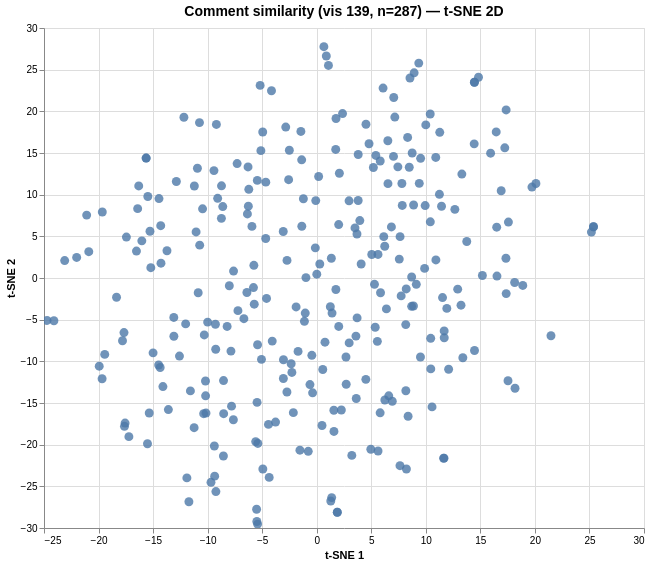

Source (Vega-Lite JSON):
### Vega specification from a JSON file in a GitHub repository (floating-point values rounded to 4 significant figures; data arrays with more than 128 entries replaced by an {"elided": "..."} marker saying what was removed)
{"$schema": "https://vega.github.io/schema/vega/v6.json", "data": [{"name": "param_1e9efca18e7a2868_store"}, {"name": "source_0", "values": {"elided": "287 records"}}, {"name": "source_0_x_domain_dim_1", "values": [{"min": -24.72, "max": 25.37}]}, {"name": "source_0_y_domain_dim_2", "values": [{"min": -29.53, "max": 27.76}]}], "signals": [{"name": "unit", "value": {}, "on": [{"events": "pointermove", "update": "isTuple(group()) ? group() : unit"}]}, {"name": "param_1e9efca18e7a2868", "update": "vlSelectionResolve(\"param_1e9efca18e7a2868_store\", \"union\")"}, {"name": "param_1e9efca18e7a2868_dim_1", "on": [{"events": [{"source": "view", "type": "dblclick"}], "update": "null"}, {"events": {"signal": "param_1e9efca18e7a2868_translate_delta"}, "update": "panLinear(param_1e9efca18e7a2868_translate_anchor.extent_x, -param_1e9efca18e7a2868_translate_delta.x / width)"}, {"events": {"signal": "param_1e9efca18e7a2868_zoom_delta"}, "update": "zoomLinear(domain(\"x\"), param_1e9efca18e7a2868_zoom_anchor.x, param_1e9efca18e7a2868_zoom_delta)"}]}, {"name": "param_1e9efca18e7a2868_dim_2", "on": [{"events": [{"source": "view", "type": "dblclick"}], "update": "null"}, {"events": {"signal": "param_1e9efca18e7a2868_translate_delta"}, "update": "panLinear(param_1e9efca18e7a2868_translate_anchor.extent_y, param_1e9efca18e7a2868_translate_delta.y / height)"}, {"events": {"signal": "param_1e9efca18e7a2868_zoom_delta"}, "update": "zoomLinear(domain(\"y\"), param_1e9efca18e7a2868_zoom_anchor.y, param_1e9efca18e7a2868_zoom_delta)"}]}, {"name": "param_1e9efca18e7a2868_tuple", "on": [{"events": [{"signal": "param_1e9efca18e7a2868_dim_1 || param_1e9efca18e7a2868_dim_2"}], "update": "param_1e9efca18e7a2868_dim_1 && param_1e9efca18e7a2868_dim_2 ? {unit: \"\", fields: param_1e9efca18e7a2868_tuple_fields, values: [param_1e9efca18e7a2868_dim_1,param_1e9efca18e7a2868_dim_2]} : null"}]}, {"name": "param_1e9efca18e7a2868_tuple_fields", "value": [{"field": "dim_1", "channel": "x", "type": "R"}, {"field": "dim_2", "channel": "y", "type": "R"}]}, {"name": "param_1e9efca18e7a2868_translate_anchor", "value": {}, "on": [{"events": [{"source": "scope", "type": "pointerdown"}], "update": "{x: x(unit), y: y(unit), extent_x: domain(\"x\"), extent_y: domain(\"y\")}"}]}, {"name": "param_1e9efca18e7a2868_translate_delta", "value": {}, "on": [{"events": [{"source": "window", "between": [{"source": "scope", "type": "pointerdown"}, {"source": "window", "type": "pointerup"}], "type": "pointermove", "consume": true}], "update": "{x: param_1e9efca18e7a2868_translate_anchor.x - x(unit), y: param_1e9efca18e7a2868_translate_anchor.y - y(unit)}"}]}, {"name": "param_1e9efca18e7a2868_zoom_anchor", "on": [{"events": [{"source": "scope", "consume": true, "type": "wheel"}], "update": "{x: invert(\"x\", x(unit)), y: invert(\"y\", y(unit))}"}]}, {"name": "param_1e9efca18e7a2868_zoom_delta", "on": [{"events": [{"source": "scope", "consume": true, "type": "wheel"}], "update": "pow(1.001, event.deltaY * pow(16, event.deltaMode))", "force": true}]}, {"name": "param_1e9efca18e7a2868_modify", "on": [{"events": {"signal": "param_1e9efca18e7a2868_tuple"}, "update": "modify(\"param_1e9efca18e7a2868_store\", param_1e9efca18e7a2868_tuple, true)"}]}], "marks": [{"type": "symbol", "name": "marks", "from": {"data": "source_0"}, "encode": {"update": {"y": {"field": "dim_2", "scale": "y"}, "fill": {"value": "#4c78a8"}, "tooltip": {"signal": "{\"Comment #\": format(datum[\"index\"], \"\"), \"Comment\": isValid(datum[\"comment\"]) ? datum[\"comment\"] : \"\"+datum[\"comment\"]}"}, "opacity": {"value": 0.8}, "x": {"field": "dim_1", "scale": "x"}, "size": {"value": 80}, "shape": {"value": "circle"}}}, "clip": true, "interactive": true, "style": ["circle"]}], "scales": [{"name": "x", "type": "linear", "domain": [{"signal": "(data(\"source_0_x_domain_dim_1\")[0] || {}).min"}, {"signal": "(data(\"source_0_x_domain_dim_1\")[0] || {}).max"}], "range": [0, {"signal": "width"}], "zero": true, "nice": true, "domainRaw": {"signal": "param_1e9efca18e7a2868[\"dim_1\"]"}}, {"name": "y", "type": "linear", "domain": [{"signal": "(data(\"source_0_y_domain_dim_2\")[0] || {}).min"}, {"signal": "(data(\"source_0_y_domain_dim_2\")[0] || {}).max"}], "range": [{"signal": "height"}, 0], "domainRaw": {"signal": "param_1e9efca18e7a2868[\"dim_2\"]"}, "nice": true, "zero": true}], "axes": [{"scale": "x", "grid": true, "minExtent": 0, "gridScale": "y", "labels": false, "zindex": 0, "maxExtent": 0, "aria": false, "orient": "bottom", "ticks": false, "domain": false, "tickCount": {"signal": "ceil(width/40)"}}, {"scale": "y", "ticks": false, "grid": true, "minExtent": 0, "zindex": 0, "domain": false, "labels": false, "aria": false, "maxExtent": 0, "orient": "left", "tickCount": {"signal": "ceil(height/40)"}, "gridScale": "x"}, {"scale": "x", "labelOverlap": true, "orient": "bottom", "title": "t-SNE 1", "tickCount": {"signal": "ceil(width/40)"}, "zindex": 0, "grid": false, "labelFlush": true}, {"scale": "y", "labelOverlap": true, "orient": "left", "grid": false, "tickCount": {"signal": "ceil(height/40)"}, "zindex": 0, "title": "t-SNE 2"}], "title": {"text": "Comment similarity (vis 139, n=287) — t-SNE 2D", "fontSize": 14, "frame": "group"}, "width": 600, "style": "cell", "padding": 5, "background": "white", "height": 500}
